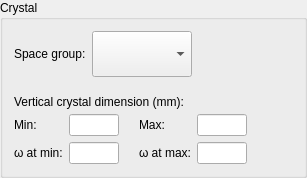
<?xml version="1.0" encoding="UTF-8"?>
<ui version="4.0">
 <class>VerticalCrystalDimensionWidgetLayout</class>
 <widget class="QWidget" name="VerticalCrystalDimensionWidgetLayout">
  <property name="geometry">
   <rect>
    <x>0</x>
    <y>0</y>
    <width>307</width>
    <height>178</height>
   </rect>
  </property>
  <property name="sizePolicy">
   <sizepolicy hsizetype="MinimumExpanding" vsizetype="MinimumExpanding">
    <horstretch>0</horstretch>
    <verstretch>0</verstretch>
   </sizepolicy>
  </property>
  <property name="windowTitle">
   <string>VerticalCrystalDimensionWidget</string>
  </property>
  <layout class="QVBoxLayout">
   <property name="margin">
    <number>0</number>
   </property>
   <item>
    <widget class="QGroupBox" name="gbox">
     <property name="sizePolicy">
      <sizepolicy hsizetype="MinimumExpanding" vsizetype="MinimumExpanding">
       <horstretch>0</horstretch>
       <verstretch>0</verstretch>
      </sizepolicy>
     </property>
     <property name="title">
      <string>Crystal</string>
     </property>
     <property name="checked">
      <bool>false</bool>
     </property>
     <layout class="QHBoxLayout">
      <item>
       <layout class="QVBoxLayout">
        <property name="spacing">
         <number>15</number>
        </property>
        <item>
         <layout class="QHBoxLayout">
          <item>
           <layout class="QHBoxLayout">
            <item>
             <widget class="QLabel" name="space_group_label">
              <property name="text">
               <string>Space group:</string>
              </property>
              <property name="wordWrap">
               <bool>false</bool>
              </property>
             </widget>
            </item>
            <item>
             <widget class="QComboBox" name="space_group_ledit">
              <property name="minimumSize">
               <size>
                <width>100</width>
                <height>0</height>
               </size>
              </property>
              <property name="maximumSize">
               <size>
                <width>100</width>
                <height>32767</height>
               </size>
              </property>
             </widget>
            </item>
           </layout>
          </item>
          <item>
           <spacer name="space_group_hspacer">
            <property name="orientation">
             <enum>Qt::Horizontal</enum>
            </property>
            <property name="sizeType">
             <enum>QSizePolicy::Expanding</enum>
            </property>
            <property name="sizeHint" stdset="0">
             <size>
              <width>1</width>
              <height>20</height>
             </size>
            </property>
           </spacer>
          </item>
         </layout>
        </item>
        <item>
         <layout class="QVBoxLayout">
          <property name="spacing">
           <number>2</number>
          </property>
          <item>
           <layout class="QHBoxLayout">
            <item>
             <widget class="QLabel" name="dimension_label">
              <property name="text">
               <string>Vertical crystal dimension (mm):</string>
              </property>
              <property name="wordWrap">
               <bool>false</bool>
              </property>
             </widget>
            </item>
            <item>
             <spacer name="vdim_heading_spacer">
              <property name="orientation">
               <enum>Qt::Horizontal</enum>
              </property>
              <property name="sizeType">
               <enum>QSizePolicy::Expanding</enum>
              </property>
              <property name="sizeHint" stdset="0">
               <size>
                <width>1</width>
                <height>20</height>
               </size>
              </property>
             </spacer>
            </item>
           </layout>
          </item>
          <item>
           <layout class="QHBoxLayout">
            <property name="spacing">
             <number>0</number>
            </property>
            <property name="margin">
             <number>0</number>
            </property>
            <item>
             <layout class="QHBoxLayout">
              <property name="spacing">
               <number>20</number>
              </property>
              <item>
               <layout class="QHBoxLayout">
                <item>
                 <layout class="QVBoxLayout">
                  <item>
                   <widget class="QLabel" name="min_vdim_label">
                    <property name="text">
                     <string>Min:</string>
                    </property>
                    <property name="wordWrap">
                     <bool>false</bool>
                    </property>
                   </widget>
                  </item>
                  <item>
                   <widget class="QLabel" name="vdim_min_phi_label">
                    <property name="text">
                     <string>ω at min:</string>
                    </property>
                    <property name="wordWrap">
                     <bool>false</bool>
                    </property>
                   </widget>
                  </item>
                 </layout>
                </item>
                <item>
                 <layout class="QVBoxLayout">
                  <item>
                   <widget class="QLineEdit" name="min_vdim_ledit">
                    <property name="minimumSize">
                     <size>
                      <width>50</width>
                      <height>0</height>
                     </size>
                    </property>
                    <property name="maximumSize">
                     <size>
                      <width>50</width>
                      <height>32767</height>
                     </size>
                    </property>
                   </widget>
                  </item>
                  <item>
                   <widget class="QLineEdit" name="min_vphi_ledit">
                    <property name="minimumSize">
                     <size>
                      <width>50</width>
                      <height>0</height>
                     </size>
                    </property>
                    <property name="maximumSize">
                     <size>
                      <width>50</width>
                      <height>32767</height>
                     </size>
                    </property>
                   </widget>
                  </item>
                 </layout>
                </item>
               </layout>
              </item>
              <item>
               <layout class="QHBoxLayout">
                <item>
                 <layout class="QVBoxLayout">
                  <item>
                   <widget class="QLabel" name="max_vdim_label">
                    <property name="text">
                     <string>Max:</string>
                    </property>
                    <property name="wordWrap">
                     <bool>false</bool>
                    </property>
                   </widget>
                  </item>
                  <item>
                   <widget class="QLabel" name="max_vphi_label">
                    <property name="text">
                     <string>ω at max:</string>
                    </property>
                    <property name="wordWrap">
                     <bool>false</bool>
                    </property>
                   </widget>
                  </item>
                 </layout>
                </item>
                <item>
                 <layout class="QVBoxLayout">
                  <item>
                   <widget class="QLineEdit" name="max_vdim_ledit">
                    <property name="minimumSize">
                     <size>
                      <width>50</width>
                      <height>0</height>
                     </size>
                    </property>
                    <property name="maximumSize">
                     <size>
                      <width>50</width>
                      <height>32767</height>
                     </size>
                    </property>
                   </widget>
                  </item>
                  <item>
                   <widget class="QLineEdit" name="max_vphi_ledit">
                    <property name="minimumSize">
                     <size>
                      <width>50</width>
                      <height>0</height>
                     </size>
                    </property>
                    <property name="maximumSize">
                     <size>
                      <width>50</width>
                      <height>32767</height>
                     </size>
                    </property>
                   </widget>
                  </item>
                 </layout>
                </item>
               </layout>
              </item>
             </layout>
            </item>
            <item>
             <spacer name="vspacer">
              <property name="orientation">
               <enum>Qt::Horizontal</enum>
              </property>
              <property name="sizeType">
               <enum>QSizePolicy::Expanding</enum>
              </property>
              <property name="sizeHint" stdset="0">
               <size>
                <width>1</width>
                <height>20</height>
               </size>
              </property>
             </spacer>
            </item>
           </layout>
          </item>
         </layout>
        </item>
       </layout>
      </item>
     </layout>
    </widget>
   </item>
  </layout>
 </widget>
 <layoutdefault spacing="6" margin="11"/>
 <pixmapfunction>qPixmapFromMimeSource</pixmapfunction>
 <resources/>
 <connections/>
</ui>
